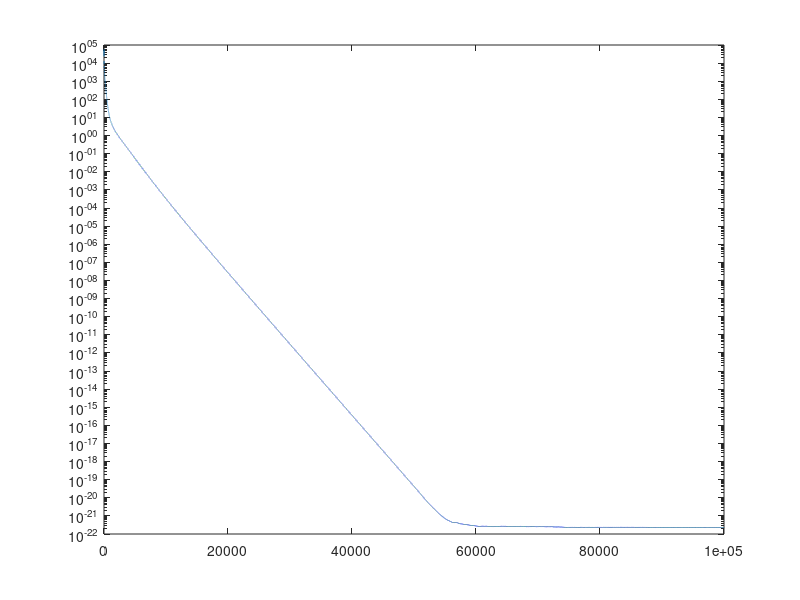

Recreate this plot in MATLAB. (Note: this script raises an error after producing the figure.)
clear
clc
close all

load('CA512_1_41_3_rng5.mat')
semilogy(ISL,LineStyle="--",LineWidth=1.5,Color="#0072BD")
hold on
load('CA512_1_23_6_rng5.mat')
semilogy(ISL,LineStyle="--",LineWidth=1.5,Color="#D95319")
load('CA512_1_41_6_rng5.mat')
semilogy(ISL,LineStyle="--",LineWidth=1.5,Color="#EDB120")
load('CA512_2_41_3_rng5.mat')
semilogy(ISL,LineStyle="-",LineWidth=1.5,Color="#0072BD")
load('CA512_2_23_6_rng5.mat')
semilogy(ISL,LineStyle="-",LineWidth=1.5,Color="#D95319")
load('CA512_2_41_6_rng5.mat')
semilogy(ISL,LineStyle="-",LineWidth=1.5,Color="#EDB120")

xlabel('迭代次数')
ylabel('ISL')
legend({'AF-CA:(41\times3)','AF-CA:(23\times6)','AF-CA:(41\times6)',...
    'CAF-CA:(41\times3)','CAF-CA:(23\times6)','CAF-CA:(41\times6)'},...
    'NumColumns',2)
grid on
% ylim([1e-25,1e11])